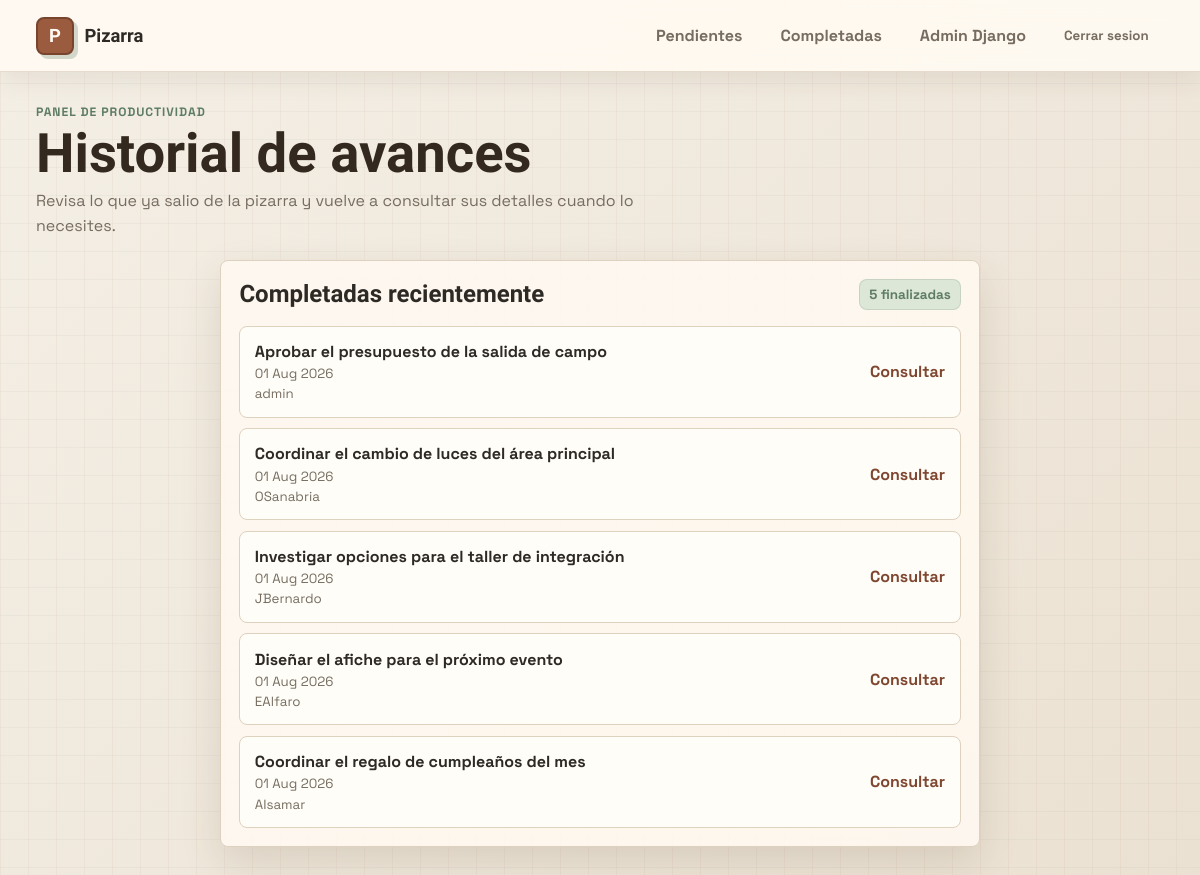
The app's page /completadas/ (signed in) with its own data.
### tareas/models.py (models this page shows, shortened)
class PostIt(models.Model):
	COLORES_CHOICES = [
		('#fff740', 'Amarillo'),
		('#ff7eb9', 'Rosa'),
		('#7afcff', 'Azul'),
		('#98ff98', 'Verde'),
	]
	titulo = models.CharField(max_length=100)
	contenido = models.TextField(blank=True)
	color = models.CharField(max_length=7, choices=COLORES_CHOICES, default='#fff740')
	creado_el = models.DateTimeField(auto_now_add=True)
	completada = models.BooleanField(default=False)
	asignado_a = models.ForeignKey(User, on_delete=models.CASCADE, related_name='postits')

### tareas/views.py (the view)
# urls.py: path('completadas/', views.historial_completadas, name='historial_completadas'),
@login_required
def historial_completadas(request):
	postits_completados = _postits_completados(request.user)
	return render(request, 'completadas.html', {'postits': postits_completados})

### tareas/views.py (called while the page is built)
def _postits_visibles(user):
	queryset = PostIt.objects.all()
	if not user.is_superuser:
		queryset = queryset.filter(asignado_a=user)
	return queryset

def _postits_completados(user):
	return _postits_visibles(user).filter(completada=True).order_by('-creado_el')

### tareas/templates/completadas.html (shortened to what this page needs)
{% extends 'base.html' %}
{% block hero_title %}Historial de avances{% endblock %}
{% block hero_subtitle %}Revisa lo que ya salio de la pizarra y vuelve a consultar sus detalles cuando lo necesites.{% endblock %}
{% block content %}
<section class="single-panel-wrap">
    <section class="panel">
        <div class="panel-head">
            <h2>Completadas recientemente</h2>
            <span class="counter">{{ postits|length }} finalizadas</span>
        </div>
        <ul class="done-list">
            {% for nota in postits %}
            <li>
                <a href="{% url 'detalle_completada' nota.id %}" class="done-link">
                    <div>
                        <strong>{{ nota.titulo }}</strong>
                        <small>{{ nota.creado_el|date:"d M Y" }}</small>
                        {% if user.is_superuser and nota.asignado_a %}
                        <small>{{ nota.asignado_a.get_username }}</small>
                        {% endif %}
                    </div>
                    <span>Consultar</span>
                </a>
            </li>
            {% empty %}
            <li class="empty-inline">Todavia no hay tareas finalizadas en el historial.</li>
            {% endfor %}
        </ul>
    </section>
</section>
{% endblock %}

### tareas/static/css/estilos.css (style rules this page uses)
:root { --bg: #f4efe6; --bg-warm: #ebe1d2; --surface: #fffaf2; --surface-soft: #f8f0e3; --surface-strong: #fffdf8; --text: #2d2924; --muted: #766d60; --line: #ded1be; --primary: #9a5b3e; --primary-strong: #7f4630; --accent: #5e7c64; --accent-soft: #dde7d8; --danger: #b5534f; --danger-soft: #f2d7d3; --radius: 8px; --shadow: 0 16px 40px rgba(86, 61, 38, 0.14); --topbar-height: 72px; }
* { box-sizing: border-box; }
html, body { height: 100%; }
body { margin: 0; color: var(--text); font-family: 'Space Grotesk', sans-serif; background: linear-gradient(90deg, rgba(154, 91, 62, 0.05) 1px, transparent 1px), linear-gradient(0deg, rgba(94, 124, 100, 0.05) 1px, transparent 1px), linear-gradient(135deg, var(--bg), var(--bg-warm)); background-size: 28px 28px, 28px 28px, auto; overflow: hidden; }
h1, h2, h3 { margin: 0; font-family: 'Bricolage Grotesque', sans-serif; letter-spacing: 0; }
a { color: inherit; }
.panel { background: rgba(255, 250, 242, 0.88); border: 1px solid var(--line); border-radius: var(--radius); box-shadow: var(--shadow); padding: 1.15rem; }
.panel-head { display: flex; justify-content: space-between; align-items: center; gap: 0.8rem; margin-bottom: 1rem; }
.counter { color: var(--accent); background: var(--accent-soft); border: 1px solid rgba(94, 124, 100, 0.18); border-radius: 8px; padding: 0.35rem 0.55rem; font-size: 0.84rem; font-weight: 700; white-space: nowrap; }
.single-panel-wrap { max-width: 760px; margin: 0 auto; }
.done-list { list-style: none; margin: 0; padding: 0; display: grid; gap: 0.65rem; }
.done-link { text-decoration: none; color: var(--text); background: var(--surface-strong); border: 1px solid var(--line); border-radius: 8px; padding: 0.9rem; display: flex; justify-content: space-between; align-items: center; gap: 1rem; transition: 0.18s ease; }
.done-link small { display: block; color: var(--muted); margin-top: 0.2rem; }
.done-link span { color: var(--primary-strong); font-weight: 800; white-space: nowrap; }

### records on screen
PostIt: titulo "Aprobar el presupuesto de la salida de campo", creado_el "01 Aug 2026", asignado_a.get_username "admin"
PostIt: titulo "Coordinar el cambio de luces del área principal", creado_el "01 Aug 2026", asignado_a.get_username "OSanabria"
PostIt: titulo "Investigar opciones para el taller de integración", creado_el "01 Aug 2026", asignado_a.get_username "JBernardo"
PostIt: titulo "Diseñar el afiche para el próximo evento", creado_el "01 Aug 2026", asignado_a.get_username "EAlfaro"
PostIt: titulo "Coordinar el regalo de cumpleaños del mes", creado_el "01 Aug 2026", asignado_a.get_username "AIsamar"

### other values on screen
{{ postits|length }} "5"
